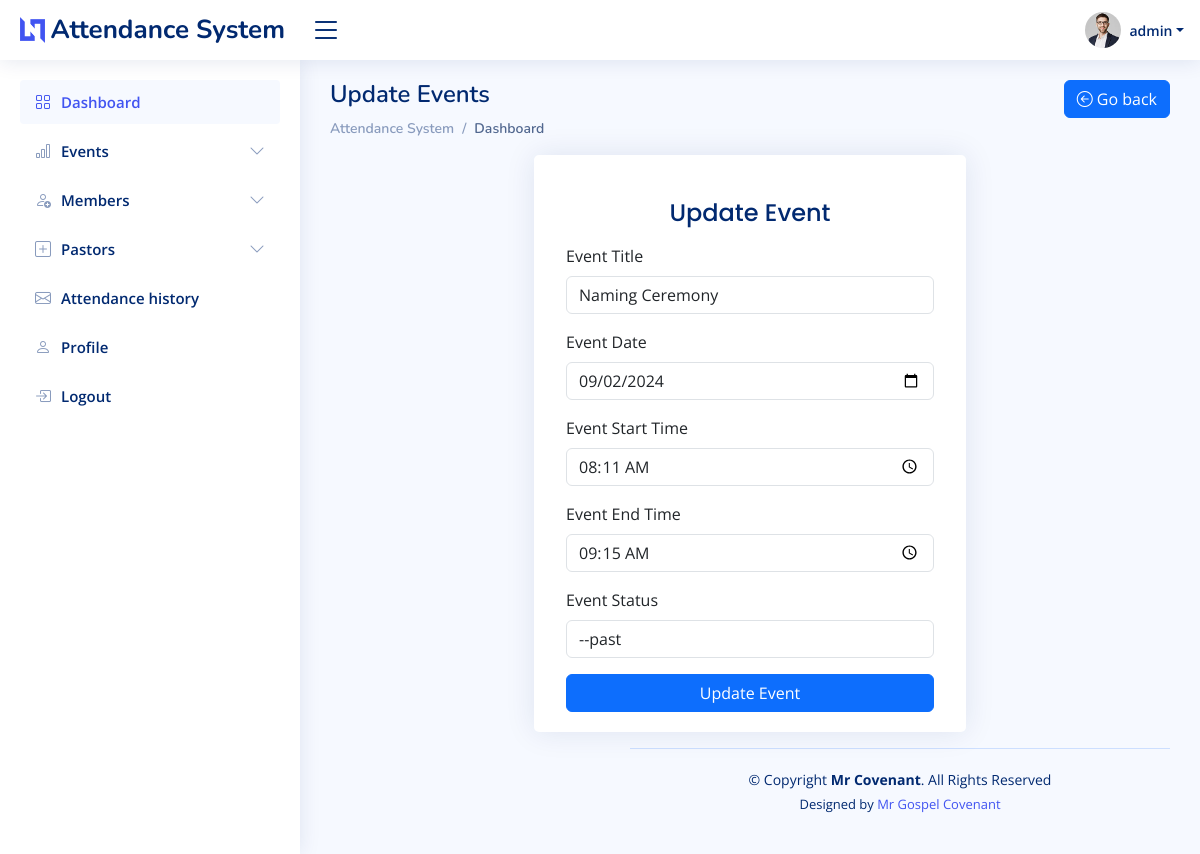
Page /admin/events_edit.php?eventid=6 (signed in) on the committed database.
### tables this page shows
CREATE TABLE `events` (
  `id` int(255) NOT NULL,
  `title` varchar(255) NOT NULL,
  `eventdate` varchar(255) NOT NULL,
  `starttime` varchar(255) NOT NULL,
  `endtime` varchar(255) NOT NULL,
  `status` varchar(255) NOT NULL DEFAULT 'upcoming',
  `updated_at` datetime NOT NULL DEFAULT current_timestamp() ON UPDATE current_timestamp(),
  `created_at` datetime NOT NULL DEFAULT current_timestamp()
);

### admin/events_edit.php (the view, shortened to what this page needs)
<?php
require('../config/db.php');
$title="";
$eventdate ="";
$starttime ="";
$endtime ="";
$status ="";
if(isset($_GET['eventid'])){
	$id= $_GET['eventid'];
	$sql = mysqli_query($connection, "SELECT * FROM events where id='$id'");
	while($row= mysqli_fetch_assoc($sql)){
		$title = $row['title'];
		$eventdate = $row['eventdate'];
		$starttime = $row['starttime'];
		$endtime = $row['endtime'];
		$status = $row['status'];
	}
}
?>
<!DOCTYPE html>
<html lang="en">
<head>
    <link href="assets/vendor/bootstrap/css/bootstrap.min.css" rel="stylesheet">
    <link href="assets/vendor/bootstrap-icons/bootstrap-icons.css" rel="stylesheet">
    <link href="assets/vendor/boxicons/css/boxicons.min.css" rel="stylesheet">
    <link href="assets/vendor/quill/quill.snow.css" rel="stylesheet">
    <link href="assets/vendor/quill/quill.bubble.css" rel="stylesheet">
    <link href="assets/vendor/remixicon/remixicon.css" rel="stylesheet">
    <link href="assets/vendor/simple-datatables/style.css" rel="stylesheet">
    <link href="assets/css/style.css" rel="stylesheet">
</head>
<body>
    <?php require("includes/header.php") ?>
    <?php require("includes/sidebar.php") ?>
    <main id="main" class="main">
        <div class="pagetitle">
            <div class="d-flex justify-content-between">
                <h1>Update Events</h1>
                <a href="events.php" class="btn btn-primary"> <i class="bi bi-arrow-left-circle"></i> Go back</a>
            </div>
            <nav class="flex justify-between">
                <ol class="breadcrumb">
                    <li class="breadcrumb-item"><a href="index.php">Attendance System</a></li>
                    <li class="breadcrumb-item active">Dashboard</li>
                </ol>
            </nav>
        </div>
        <section class="section dashboard">
            <div class="row">
                <div class="col-lg-12">
                    <div class="row justify-content-center">
                        <div class="card mb-3 col-md-6">
                            <div class="card-body">
                                <div class="pt-4 pb-2">
                                    <h5 class="card-title text-center pb-0 fs-4">Update Event</h5>
                                </div>
                                <form class="row g-3 needs-validation" action="<?php echo $_SERVER['PHP_SELF'] ?>" method="post">
                                    <div class="col-12">
                                        <label for="title" class="form-label">Event Title</label>
                                        <div class="input-group has-validation">
                                            <input type="text" name="title" class="form-control" id="title" value="<?php echo $title ?>" required>
                                        </div>
                                    </div>
                                    <div class="col-12">
                                        <label for="eventdate" class="form-label">Event Date</label>
                                        <div class="input-group has-validation">
                                            <input type="date" name="eventdate" class="form-control" id="eventdate" value="<?php echo $eventdate ?>" required>
                                        </div>
                                    </div>
                                    <div class="col-12">
                                        <label for="starttime" class="form-label">Event Start Time</label>
                                        <div class="input-group has-validation">
                                            <input type="time" name="starttime" class="form-control" id="starttime" value="<?php echo $starttime ?>" required>
                                        </div>
                                    </div>
                                    <div class="col-12">
                                        <label for="endtime" class="form-label">Event End Time</label>
                                        <div class="input-group has-validation">
                                            <input type="time" name="endtime" class="form-control" id="endtime" value="<?php echo $endtime ?>" required>
                                        </div>
                                    </div>
                                    <div class="col-12">
                                        <label for="status" class="form-label">Event Status</label>
                                        <div class="input-group has-validation">
                                            <select name="status" id="status" class="form-control" required>
                                                <option value="<?php echo $status ?>">--<?php echo $status ?></option>
                                            </select>
                                        </div>
                                    </div>
                                    <div class="col-12">
                                        <button class="btn btn-primary w-100" type="submit" name="submit">Update Event</button>
                                    </div>
                                </form>
                            </div>
                        </div>
                    </div>
                </div>
            </div>
            <?php require("includes/footer.php") ?>
</body>
</html>

### admin/assets/css/style.css (style rules this page uses)
:root { scroll-behavior: smooth; }
body { font-family: "Open Sans", sans-serif; background: #f6f9ff; color: #444444; }
a { color: #4154f1; text-decoration: none; }
h1, h2, h3, h4, h5, h6 { font-family: "Nunito", sans-serif; }
#main { margin-top: 60px; padding: 20px 30px; transition: all 0.3s; }
.pagetitle { margin-bottom: 10px; }
.pagetitle h1 { font-size: 24px; margin-bottom: 0; font-weight: 600; color: #012970; }
.card { margin-bottom: 30px; border: none; border-radius: 5px; box-shadow: 0px 0 30px rgba(1, 41, 112, 0.1); }
.card-title { padding: 20px 0 15px 0; font-size: 18px; font-weight: 500; color: #012970; font-family: "Poppins", sans-serif; }
.card-body { padding: 0 20px 20px 20px; }
.breadcrumb { font-size: 14px; font-family: "Nunito", sans-serif; color: #899bbd; font-weight: 600; }
.breadcrumb a { color: #899bbd; transition: 0.3s; }
.breadcrumb .breadcrumb-item::before { color: #899bbd; }
.breadcrumb .active { color: #51678f; font-weight: 600; }
@media (min-width: 1200px) { #main, #footer { margin-left: 300px; } }

### rows in the picture
events: title "Naming Ceremony", eventdate "09/02/2024", starttime "08:11", endtime "09:15"

### other values in the picture
$_SESSION['firstname'] "admin"
